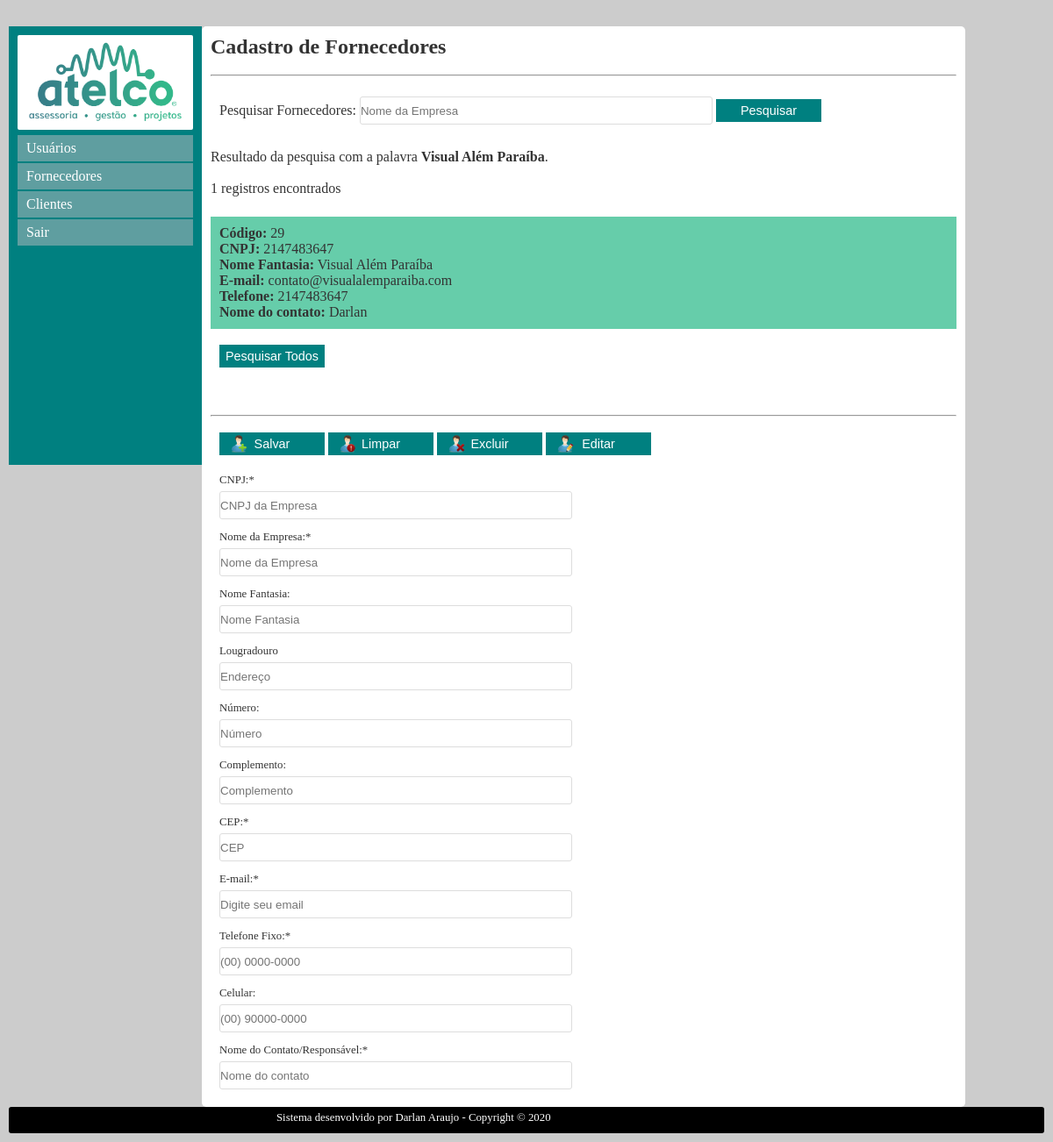
/fornecedores.php?filtro=Visual Além Paraíba, run on the app's committed database.
### tables this page shows
CREATE TABLE `fornecedores` (
  `codigo` int(11) NOT NULL,
  `cnpj` int(14) NOT NULL,
  `empresa` varchar(40) NOT NULL,
  `fantasia` varchar(40) NOT NULL,
  `rua` varchar(40) DEFAULT NULL,
  `numero` int(10) DEFAULT NULL,
  `complemento` varchar(40) DEFAULT NULL,
  `cep` int(8) NOT NULL,
  `email` varchar(40) NOT NULL,
  `fixo` int(10) NOT NULL,
  `celular` int(11) DEFAULT NULL,
  `nome` varchar(40) NOT NULL
);

### fornecedores.php (the view, shortened to what this page needs)
<?php
include_once("conexao.php");
$filtro = isset($_GET['filtro'])?$_GET['filtro']:"";
$sql = "SELECT * FROM fornecedores WHERE fantasia like '%$filtro%'";
$consultas = mysqli_query($conexao, $sql);
$registros = mysqli_num_rows($consultas);
?>
<!DOCTYPE html>
<html lang="pt-br">
	<head>
		<link rel="stylesheet" type="text/css" href="css/estilo_usuarios.css">
	</head>
	<body>
		<div class="container">
			<nav>
				<a href="index.php"><img src="imagens/logo.png" alt="Atelco" title="Atelco"></a>
				<ul class="menu">
					<a href="usuarios.php"><li>Usuários</li></a>
					<a href="fornecedores.php"><li>Fornecedores</li></a>
					<a href="clientes.php"><li>Clientes</li></a>
					<a href="index.php"><li>Sair</li></a>
				</ul>
			</nav>
			<section>
				<h1>Cadastro de Fornecedores</h1><br>
				<hr><br>
                <form method="get" action="">
                    Pesquisar Fornecedores: <input type="text" name="filtro" class="campo" placeholder="Nome da Empresa">
                    <input type="submit" value="Pesquisar" class="btn"><br><br>
                </form>
                <?php
                print "Resultado da pesquisa com a palavra <strong>$filtro</strong>.<br><br>";
                print "$registros registros encontrados";
                print "<br><br>";
                while($exibirRegistros = mysqli_fetch_array($consultas)){
                    $codigo = $exibirRegistros[0];
                    $cnpj = $exibirRegistros[1];
                    $fantasia = $exibirRegistros[3];
                    $email = $exibirRegistros[8];
                    $fixo = $exibirRegistros[9];
                    $nome = $exibirRegistros[11];
                    if(!$filtro == ""){
                        print "<article>";
                        print "<strong>Código:</strong> $codigo<br>";
                        print "<strong>CNPJ:</strong> $cnpj<br>";
                        print "<strong>Nome Fantasia:</strong> $fantasia<br>";
                        print "<strong>E-mail:</strong> $email<br>";
                        print "<strong>Telefone:</strong> $fixo<br>";
                        print "<strong>Nome do contato:</strong> $nome";
                        print "</article>";
                    }
                }
                ?>
                <br>
                <form method="get" action="consulta_fornecedores.php">
                    <input type="submit" value="Pesquisar Todos" class="btn"><br><br>
                </form>
                <br><br><hr><br>
				<form method="post" action="processa_fornecedores.php">
					<input type="submit" name="salvar" class="btn salvar" value="Salvar">
					<input type="reset" name="limpar" class="btn limpar" value="Limpar">
					<input type="button" name="excluir" class="btn excluir" value="Excluir">
					<input type="button" name="editar" class="btn editar" value="Editar">
					<br><br>
					<label for="cnpj">CNPJ:*</label><br>
					<input type="tel" name="cnpj" id="cnpj" class="campo" placeholder="CNPJ da Empresa" maxlength="14" required autofocus><br>
					<label for="empresa">Nome da Empresa:*</label><br>
					<input type="text" name="empresa" id="empresa" class="campo" placeholder="Nome da Empresa" maxlength="40" required><br>
					<label for="fantasia">Nome Fantasia:</label><br>
					<input type="text" name="fantasia" id="fantasia" class="campo" placeholder="Nome Fantasia" maxlength="40" required><br>
					<label for="rua">Lougradouro</label><br>
					<input type="text" name="rua" id="rua" class="campo" placeholder="Endereço" maxlength="40"><br>
					<label for="numero">Número:</label><br>
					<input type="tel" name="numero" id="numero" class="campo" placeholder="Número" maxlength="10"><br>
					<label for="complemento">Complemento:</label><br>
					<input type="text" name="complemento" id="complemento" class="campo" placeholder="Complemento" maxlength="40"><br>
					<label for="cep">CEP:*</label><br>
					<input type="tel" name="cep" id="cep" class="campo" placeholder="CEP" maxlength="8" required=""><br>
					<label for="email">E-mail:*</label><br>
					<input type="email" name="email" id="email" class="campo" placeholder="Digite seu email" required><br>
					<label for="fixo">Telefone Fixo:*</label><br>
					<input type="tel" name="fixo" id="fixo" class="campo" placeholder="(00) 0000-0000" required maxlength="10"><br>
					<label for="celular">Celular:</label><br>
					<input type="tel" name="celular" id="celular" class="campo" placeholder="(00) 90000-0000" maxlength="11"><br>
					<label for="nome">Nome do Contato/Responsável:*</label><br>
					<input type="text" name="nome" id="nome" class="campo" placeholder="Nome do contato" required><br>
				</form>
			</section>
		</div>
		<dir class="rodape">
			<footer><p>Sistema desenvolvido por Darlan Araujo - Copyright © 2020</p></footer>
		</dir>
	</body>
</html>

### css/estilo_usuarios.css (style rules this page uses)
* { margin: 0; padding: 0; }
body { background-color: #ccc; font-family: verdana; font-size: 100%; }
.container { width: 1200px; height: auto; max-height: 1000px; min-height: 500px; padding: 10px; margin: auto; margin-top: 20px; box-sizing: border-box; padding: 10px; }
nav { width: 220px; min-height: 500px; height: auto; background-color: #008080; box-sizing: border-box; padding: 10px; float: left; }
img { width: 200px; height: auto; background-color: #fff; border-radius: 2px; }
section { background-color: #fff; color: #333; width: 870px; min-height: 500px; box-sizing: border-box; padding: 10px; float: left; border-radius: 5px; }
.rodape { margin: 10px; background-position: center; background-color: black; margin-top: 5px; height: 30px; color: #fff; clear: both; border-radius: 3px; }
a { text-decoration: none; color: #fff; }
p { margin-left: 300px; font-size: 80%; padding: 5px; }
form { margin-left: 10px; height: auto; }
label { font-size: 80%; }
ul.menu { list-style-type: none; cursor: pointer; }
ul.menu li { width: 200px; height: 30px; line-height: 30px; box-sizing: border-box; padding-left: 10px; background-color: #5F9EA0; margin-top: 2px; }
.btn { font-size: 90%; width: 120px; padding: 3px; background-color: #008080; color: #fff; border: 2px solid #008080; cursor: pointer; }
.salvar { background-image: url(../imagens/icones/salvar.png); background-repeat: no-repeat; background-position: 10% 50%; background-size: 20px; }
.limpar { background-image: url(../imagens/icones/limpar.png); background-repeat: no-repeat; background-position: 10% 50%; background-size: 20px; }
.excluir { background-image: url(../imagens/icones/excluir.png); background-repeat: no-repeat; background-position: 10% 50%; background-size: 20px; }
.editar { background-image: url(../imagens/icones/editar.png); background-repeat: no-repeat; background-position: 10% 50%; background-size: 20px; }
.campo { width: 400px; height: 30px; border-radius: 3px; margin-top: 5px; border: 1px solid #ddd; margin-bottom: 10px; }
article { width: 100%; box-sizing: border-box; padding: 10px; background-color: #66CDAA; margin-top: 5px; }

### data on the page
fornecedores: codigo "29", cnpj "2147483647", fantasia "Visual Além Paraíba", email "contato@visualalemparaiba.com", fixo "2147483647", nome "Darlan"

### other printed values
$filtro "Visual Além Paraíba"
$registros "1"
